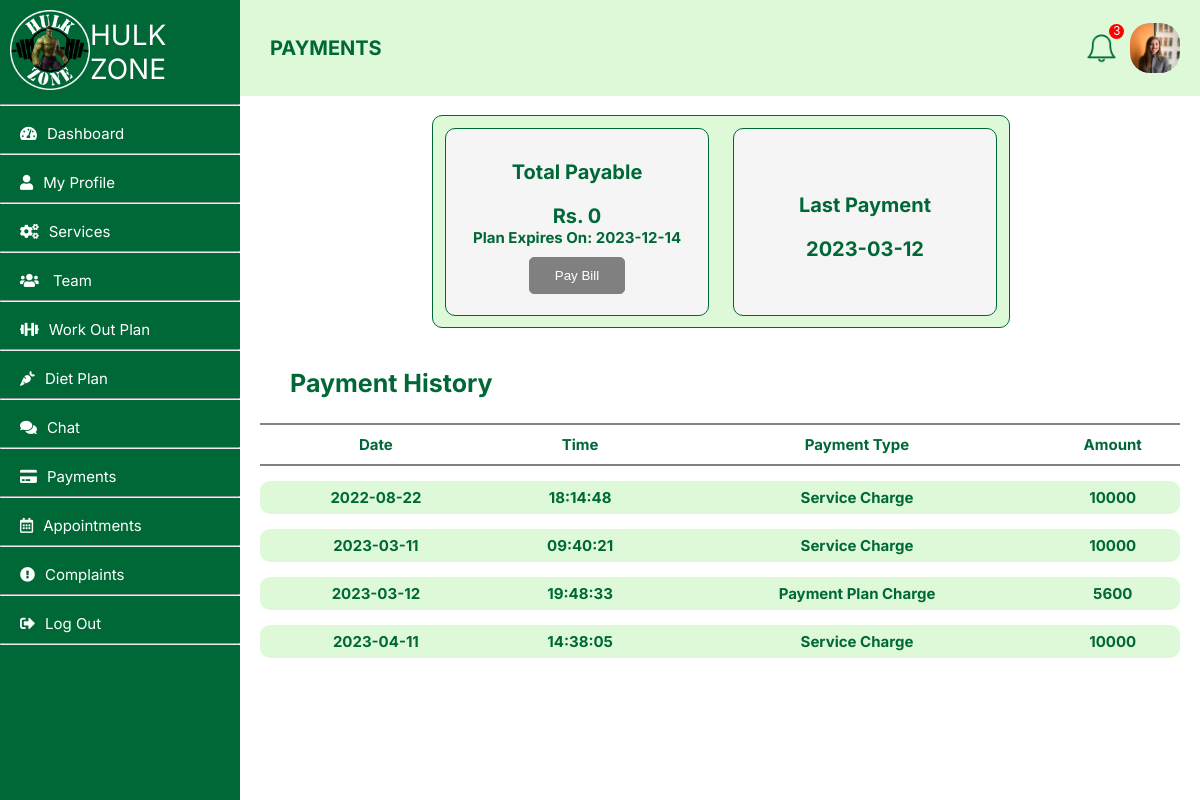
Screenshot of /member/payment.php (signed in) with the database file from the repository.
### tables this page shows
CREATE TABLE `user` (
  `userID` int NOT NULL,
  `fName` text NOT NULL,
  `lName` text NOT NULL,
  `NIC` text NOT NULL,
  `gender` varchar(50) NOT NULL,
  `profilePhoto` text,
  `dateOfBirth` date NOT NULL,
  `roles` int NOT NULL,
  `statuses` int NOT NULL,
  `contactNumber` int NOT NULL,
  `streetNumber` varchar(255) DEFAULT NULL,
  `addressLine01` text,
  `addressLine02` text,
  `city` text,
  `pw` varchar(255) NOT NULL,
  `created_at` date NOT NULL,
  `email` varchar(50) NOT NULL
);

CREATE TABLE `payment` (
  `paymentID` int NOT NULL,
  `paymentDate` datetime NOT NULL,
  `amount` double NOT NULL,
  `type` int NOT NULL,
  `memberID` int NOT NULL
);

### member/setProfilePic.php (called while the page is built)
<?php
$query = "SELECT * from user where userID = " . $_SESSION['userID'];
    $result = mysqli_query($conn, $query);
    $query1 = "SELECT * from member where userID = " . $_SESSION['userID'];
    $result1 = mysqli_query($conn, $query1);
    if (mysqli_num_rows($result) == 1 && mysqli_num_rows($result1) == 1) {
        $row = mysqli_fetch_assoc($result);
        $row1 = mysqli_fetch_assoc($result1);
    } else {
        echo '<script> window.alert("Error receiving data!");</script>';
    }
    if(isset($row['profilePhoto']) && $row['profilePhoto'] != NULL){
        $profilePictureLink = $row['profilePhoto'];
    }else{
        $profilePictureLink = '../profileImages/default.png';
    }
?>

### member/payment.php (the view, shortened to what this page needs)
<?php
include '../connect.php';
?>
<?php
    include("setProfilePic.php");
?>
<?php
    $memberID = $row1['memberID'];
    $planType = $row1['planType'];
    $sql4 = "SELECT DATE(paymentDate) FROM payment WHERE memberID = $memberID and type = 0 ORDER BY paymentDate DESC LIMIT 1";
    $result4 = mysqli_query($conn, $sql4);
    if (mysqli_num_rows($result4) > 0) {
        $row4 = mysqli_fetch_assoc($result4);
        $latestPaymentDate =  $row4['DATE(paymentDate)'];
    } else {
        $latestPaymentDate =  "NO PAYMENTS DONE";
    }
?>
<!DOCTYPE html>
<html lang="en">
<head>
    <link rel="stylesheet" type="text/css" href="../member/style/gen.css">
    <link rel="stylesheet" type="text/css" href="../member/style/payment.css">
</head>
<body>
    <div class="container">
        <div class = "nav-bar">
            <?php
                include("navBar.php");
            ?>
        <div class="body">
            <div class = "header">
                <div class="left">
                    PAYMENTS
                </div>
                <div class="right">
                    <div class="notification-bell">
                        <?php include("notifications.php"); ?>
                    </div>
                    <img src="<?php echo $profilePictureLink; ?>" alt="dp" width="50px" height="50px" style="border-radius: 20px;">
                </div>
            </div>
            <div class="content">
                <div class = "row">
                    <div class="sub-content">
                        <p>Total Payable</p>
                        <div>
                            <?php
                                $paymentAmount = 0;
                                $currentDate = strtotime(date("Y-m-d"));
                                $paymentType = 0;
                                $sql5 = "SELECT expiryDate FROM paymentplan WHERE memberID = $memberID ORDER BY expiryDate DESC LIMIT 2";
                                $result5 = mysqli_query($conn, $sql5);
                                $expiryDates = array();
                                while ($row5 = mysqli_fetch_assoc($result5)) {
                                    $expiryDates[] = strtotime($row5['expiryDate']);
                                }
                                if (mysqli_num_rows($result5) > 0) {
                                    if (count($expiryDates) == 2 && $currentDate < $expiryDates[0] && $currentDate >= $expiryDates[1]) {
                                        if ($planType == "oneMonth") {
                                            $paymentAmount = 1000;
                                        } elseif ($planType == "threeMonth") {
                                            $paymentAmount = 2900;
                                        } elseif ($planType == "sixMonth") {
                                            $paymentAmount = 5600;
                                        } elseif ($planType == "twelveMonth") {
                                            $paymentAmount = 11000;
                                        }
                                    } elseif (count($expiryDates) == 2 && $currentDate < $expiryDates[1]) {
                                        $paymentAmount = 0;
                                    }
                                }
                                echo "Rs. " . $paymentAmount;
                            ?>
                        </div>
                        <div style = "font-size:15px; margin:0;">Plan Expires On:
                            <?php
                                $sql5 = "SELECT DATE(expiryDate) FROM paymentplan WHERE memberID = $memberID ORDER BY expiryDate DESC LIMIT 1";
                                $result5 = mysqli_query($conn, $sql5);
                                if (mysqli_num_rows($result5) > 0) {
                                    $row5 = mysqli_fetch_assoc($result5);
                                    echo $row5['DATE(expiryDate)'];
                                } else {
                                    echo " ";
                                }
                            ?>
                        </div>
                    <?php
                        $disabled = '';
                        if ($paymentAmount == 0) {
                            $disabled = 'disabled';
                        }
                    ?>
                       <button <?php echo $disabled; ?> onclick="window.location.href='../member/stripe/checkout.php?amount=<?php echo $paymentAmount; ?>&type=<?php echo $paymentType; ?>'">Pay Bill</button>
                    </div>
                    <div class="sub-content">
                        <p>Last Payment</p>
                        <div>
                            <?php
                               echo $latestPaymentDate;
                            ?>
                        </div>
                    </div>
                </div>
                <div class="middle-r">
                    Payment History
                </div>
                <div class="bottom-r">
                <?php
                    $sql3 = "SELECT DATE(paymentDate) as paymentDate, TIME(paymentDate) as paymentTime, type, amount, paymentID, memberID FROM payment WHERE memberID = " . $row1['memberID'];
                    $result3 = mysqli_query($conn, $sql3);
                    echo '<table>
                    <tr>
                        <th> Date </th>
                        <th> Time </th>
                        <th> Payment Type </th>
                        <th> Amount </th>
                    </tr>';
                    if (mysqli_num_rows($result3) > 0) {
                        while ($row3 = mysqli_fetch_assoc($result3)) {
                            $field1name = $row3["paymentDate"];
                            $field2name = $row3["paymentTime"];
                            $field3name = $row3["type"];
                            if($row3["type"] == 1 || $row3["type"] == 4 || $row3["type"] == 2 || $row3["type"] == 3){
                                $field3name = "Service Charge";
                            }else if($row3["type"] == 0){
                                $field3name = "Payment Plan Charge";
                            }else{
                                $field3name = "Type Unknown";
                            }
                            $field4name = $row3["amount"];
                            echo '<tr>
                                <td>'.$field1name.'</td>
                                <td>'.$field2name.'</td>
                                <td>'.$field3name.'</td>
                                <td>'.$field4name.'</td>
                            </tr>';
                        }
                    }else{
                        echo '<tr><td colspan = "4" style= "border-radius:10px;"> No Payment History</td></tr>';
                    }
                    echo '</table>';
                    ?>
                </div>
            </div>
        </div>
</body>
</html>

### member/style/gen.css (style rules this page uses)
.container { display: flex; flex-direction: row; }
.nav-bar { float:left; width: 20%; height: 100vh; background-color: #006837; }
.body { float:left; width: 80%; height: 100vh; display: flex; flex-direction: column; }
.header { height: 12%; background-color: #DEF9D7; display: flex; flex-direction: row; }
.content { height: 88%; background-color: white; overflow-y: auto; overflow-x: hidden; content: ''; }
body { margin: 0; font-family: 'Inter', sans-serif; }
.left { float: left; width: 80%; display: flex; align-items: center; padding: 30px; color: rgba(0, 104, 55, 1); font-size: 20px; font-weight: bold; }
.right { float: left; width: 10%; display: flex; flex-direction: row; align-items: center; margin: 20px; justify-content: space-between; }

### member/style/payment.css (style rules this page uses)
.row { display: flex; flex-direction: row; background-color: #DEF9D7; width: 60%; margin: 2%; height: 30%; border-radius: 10px; justify-content: space-between; margin-left: 20%; border: 1px solid #006837; }
.sub-content { background-color: whitesmoke; margin: 2%; border: 1px solid #006837; width: 50%; border-radius: 10px; align-items: center; display: flex; flex-direction: column; font-size: 20px; color: #006837; font-weight: bold; justify-content: center; }
.sub-content p, button { margin-top: 10px; }
button { padding: 10px 25px; border: 1px solid #FF9F29; border-radius: 5px 5px 5px 5px; background-color: #FF9F29; color: white; cursor: pointer; transition: all 0.3s; }
button:disabled { padding: 10px 25px; border: 1px solid gray; border-radius: 5px 5px 5px 5px; background-color: gray; color: white; cursor: default; transition: all 0.3s; }
.middle-r { margin-left: 50px; font-weight: bold; font-size: 25px; color: #006837; margin-top: 40px; }
table { width: 100%; border-collapse:separate; border-spacing:0 15px; padding-left: 20px; padding-right: 20px; }
th { background-color: white; border-top: 2px solid rgb(132, 128, 128); border-bottom: 2px solid rgb(132, 128, 128); padding-top: 10px; padding-bottom: 10px; font-weight: bold; }
table tr { background-color: #DEF9D7; }
td { padding:7px; text-align: center; }
td:first-child, td:first-child { border-radius: 10px 0 0 10px; }
td:last-child, td:last-child { border-radius: 0 10px 10px 0; }
.bottom-r { font-weight: bold; font-size: 15px; color: #006837; margin-top: 10px; }

### rows the page displays
user: profilePhoto (picture)
payment: field1name "2022-08-22", field2name "18:14:48", type "Service Charge", amount "10000"
payment: field1name "2023-03-11", field2name "09:40:21", type "Service Charge", amount "10000"
payment: field1name "2023-03-12", field2name "19:48:33", type "Payment Plan Charge", amount "5600"
payment: field1name "2023-04-11", field2name "14:38:05", type "Service Charge", amount "10000"

### other values shown
$unread_count "3"
$paymentAmount "0"
$row5['DATE(expiryDate)'] "2023-12-14"
$latestPaymentDate "2023-03-12"
